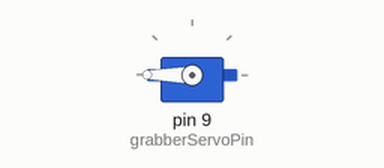
This sketch was run on a simulated Arduino Uno, built with avr-gcc and run on an emulated ATmega328P. Shown: servo.

Above: at 0.1 s.
At 2.1 s:
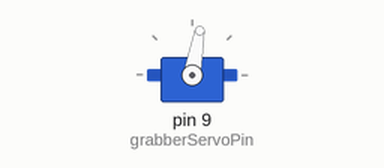
Timing chart, 0 to 3.6 s (numbered marks = the images above):
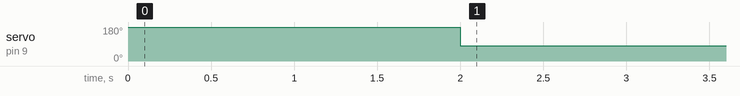

Measured:
- by itself, servo on pin 9 (grabberServoPin): 180° → 80° at 2.0 s

The sketch:

grabber.ino
```cpp
//Servomotor not strong enough, use stepper

#include <Servo.h>
Servo grabberServo;
int grabberServoPin = 9;
int grabberEndstopPin = 8;
int grabberAngleMin = 0;
int grabberAngleMax = 180;
int grabberAngleCurrent = 0;
bool grabberGrabbing = false;

void setup() {
  grabberServo.attach(grabberServoPin);
  //grabber endstop is different from the other endstops, held closed is it's default state, wired to 3 instead of 2 on endstop
  pinMode(grabberEndstopPin, INPUT_PULLUP);
  moveGrabberTo(grabberAngleMin);
  delay(2000);
  moveGrabberTo(100);


}

void moveGrabberTo(int newAngle){
  if (newAngle > grabberAngleMax){
      newAngle = grabberAngleMax;
    }
  if (newAngle < grabberAngleMin){
      newAngle = grabberAngleMin;
    }
  //grabberEndstop checken
  grabberAngleCurrent = newAngle;
  int actualAngle = 180-grabberAngleCurrent;
  grabberServo.write(actualAngle);
}

void moveGrabberBy(int deltaAngle){
  int targetAngle = grabberAngleCurrent+deltaAngle;
  moveGrabberTo(deltaAngle);
  }

void loop() {
  // put your main code here, to run repeatedly:
}
```
